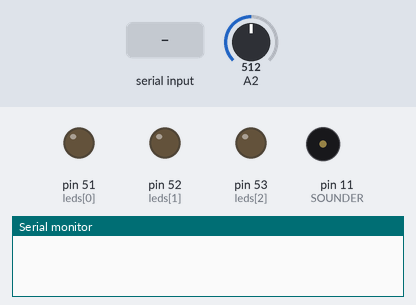
Recording of a sketch running on a simulated Arduino Mega 2560, built with avr-gcc and run on an emulated ATmega2560. Shown: output pins drawn as LEDs (lit = HIGH), buzzer (waves = sounding), the last lines printed to the serial monitor. The inputs (shaded band) are chosen by the test bench; at power-on: A2 = 512.

Above: at 1.2 s.
1.3 s: byte 109 ('m') received over Serial
At 1.46 s:
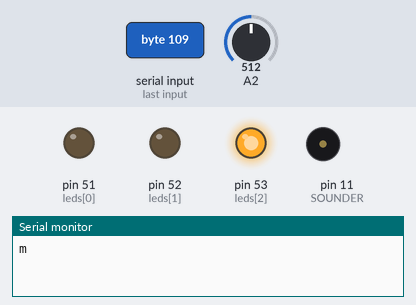
3.4 s: "z" received over Serial
4.9 s: byte 113 ('q') received over Serial
6.4 s: byte 119 ('w') received over Serial
7.9 s: byte 101 ('e') received over Serial
9.7 s: byte 114 ('r') received over Serial
Timing chart, 0 to 12.2 s (numbered marks = the images above; inputs shaded):
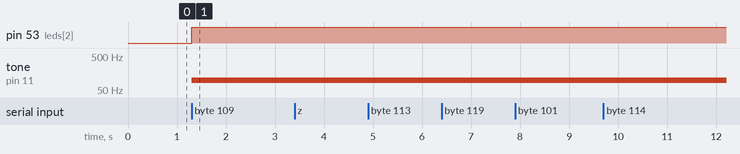

Measured:
- after the input at 1.3 s, pin 53 (leds[2]): LOW → HIGH at once; tone on pin 11 (SOUNDER): alternates 98 Hz for 0.01 s and silent for 0.01 s, starting at once

The sketch:

arduino.ino
```cpp
#include "pitches.h"

#define SOUNDER 11
#define DURATION 10

const int leds[] = {51, 52, 53};
int notes[3][5] = {
  {NOTE_G3, NOTE_GS3, NOTE_A4, NOTE_AS4, NOTE_B4},
  {NOTE_D3, NOTE_DS3, NOTE_E3, NOTE_F3, NOTE_FS3},
  {NOTE_G2, NOTE_GS2, NOTE_A3, NOTE_AS3, NOTE_B3}
};

bool isPlaying[3] = {0};
int ways[3] = {0};
float scale;

void setup() {
  Serial.begin(9600);

  pinMode(leds[2], OUTPUT);
  pinMode(leds[1], OUTPUT);
  pinMode(leds[0], OUTPUT);
}

void loop() {
  if (Serial.available() > 0) {
    char key = Serial.read();
    Serial.println(key);

    switch (key) {
      case 'z':
        ways[2] = 0;
        break;
      case 'x':
        ways[2] = 1;
        break;
      case 'c':
        ways[2] = 2;
        break;
      case 'v':
        ways[2] = 3;
        break;
      case 'b':
        ways[2] = 4;
        break;
      case 'a':
        ways[1] = 0;
        break;
      case 's':
        ways[1] = 1;
        break;
      case 'd':
        ways[1] = 2;
        break;
      case 'f':
        ways[1] = 3;
        break;
      case 'g':
        ways[1] = 4;
        break;
      case 'q':
        ways[0] = 0;
        break;
      case 'w':
        ways[0] = 1;
        break;
      case 'e':
        ways[0] = 2;
        break;
      case 'r':
        ways[0] = 3;
        break;
      case 't':
        ways[0] = 4;
        break;
      case 'm':
        isPlaying[2] = !isPlaying[2];
        digitalWrite(leds[2], isPlaying[2] ? HIGH : LOW);
        break;
      case 'k':
        isPlaying[1] = !isPlaying[1];
        digitalWrite(leds[1], isPlaying[1] ? HIGH : LOW);
        break;
      case 'o':
        isPlaying[0] = !isPlaying[0];
        digitalWrite(leds[0], isPlaying[0] ? HIGH : LOW);
        break;
    };

  }

  if (isPlaying[2]) {
    scale = analogRead(A2) / 512.0;
    tone(SOUNDER, (int) (notes[2][ways[2]] * scale), DURATION);
    delay(DURATION);
  }
  if (isPlaying[1]) {
    scale = analogRead(A1) / 512.0;
    tone(SOUNDER, (int) (notes[1][ways[1]] * scale), DURATION);
    delay(DURATION);
  }
  if (isPlaying[0]) {
    scale = analogRead(A0) / 512.0;
    tone(SOUNDER, (int) (notes[0][ways[0]] * scale), DURATION);
    delay(DURATION);
  }
}
```

pitches.h
```cpp
#define NOTE_B0  31
#define NOTE_C1  33
#define NOTE_CS1 35
#define NOTE_D1  37
#define NOTE_DS1 39
#define NOTE_E1  41
#define NOTE_F1  44
#define NOTE_FS1 46
#define NOTE_G1  49
#define NOTE_GS1 52
#define NOTE_A1  55
#define NOTE_AS1 58
#define NOTE_B1  62
#define NOTE_C2  65
#define NOTE_CS2 69
#define NOTE_D2  73
#define NOTE_DS2 78
#define NOTE_E2  82
#define NOTE_F2  87
#define NOTE_FS2 93
#define NOTE_G2  98
#define NOTE_GS2 104
#define NOTE_A2  110
#define NOTE_AS2 117
#define NOTE_B2  123
#define NOTE_C3  131
#define NOTE_CS3 139
#define NOTE_D3  147
#define NOTE_DS3 156
#define NOTE_E3  165
#define NOTE_F3  175
#define NOTE_FS3 185
#define NOTE_G3  196
#define NOTE_GS3 208
#define NOTE_A3  220
#define NOTE_AS3 233
#define NOTE_B3  247
#define NOTE_C4  262
#define NOTE_CS4 277
#define NOTE_D4  294
#define NOTE_DS4 311
#define NOTE_E4  330
#define NOTE_F4  349
#define NOTE_FS4 370
#define NOTE_G4  392
#define NOTE_GS4 415
#define NOTE_A4  440
#define NOTE_AS4 466
#define NOTE_B4  494
#define NOTE_C5  523
#define NOTE_CS5 554
#define NOTE_D5  587
#define NOTE_DS5 622
#define NOTE_E5  659
#define NOTE_F5  698
#define NOTE_FS5 740
#define NOTE_G5  784
#define NOTE_GS5 831
#define NOTE_A5  880
#define NOTE_AS5 932
#define NOTE_B5  988
#define NOTE_C6  1047
#define NOTE_CS6 1109
#define NOTE_D6  1175
#define NOTE_DS6 1245
#define NOTE_E6  1319
#define NOTE_F6  1397
#define NOTE_FS6 1480
#define NOTE_G6  1568
#define NOTE_GS6 1661
#define NOTE_A6  1760
#define NOTE_AS6 1865
#define NOTE_B6  1976
#define NOTE_C7  2093
#define NOTE_CS7 2217
#define NOTE_D7  2349
#define NOTE_DS7 2489
#define NOTE_E7  2637
#define NOTE_F7  2794
#define NOTE_FS7 2960
#define NOTE_G7  3136
#define NOTE_GS7 3322
#define NOTE_A7  3520
#define NOTE_AS7 3729
#define NOTE_B7  3951
#define NOTE_C8  4186
#define NOTE_CS8 4435
#define NOTE_D8  4699
#define NOTE_DS8 4978
```
